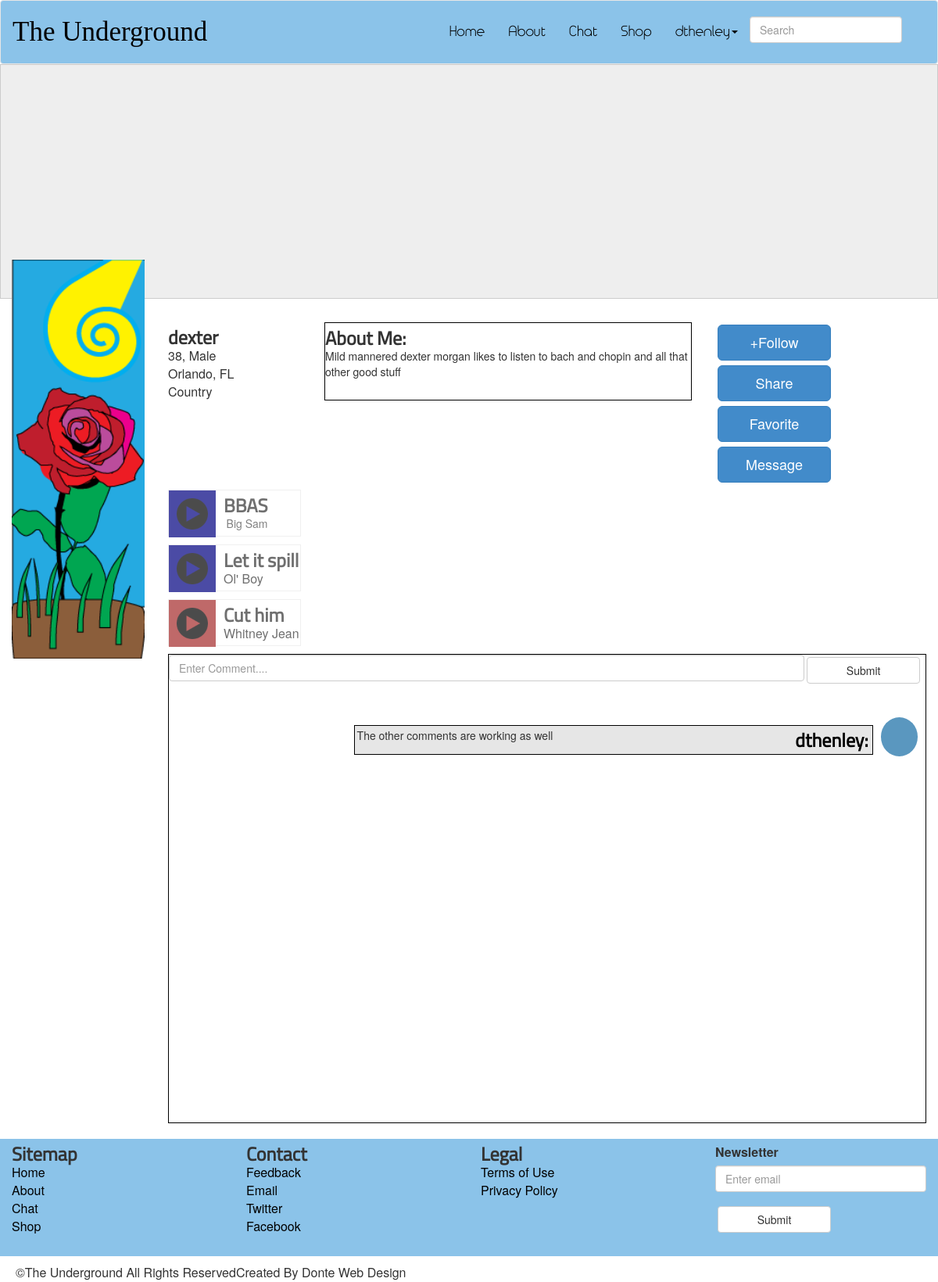
/profile.php?userid=8 (signed in), run on the app's committed database.
### tables this page shows
CREATE TABLE `Users` (
  `userid` int(11) NOT NULL AUTO_INCREMENT,
  `username` varchar(15) NOT NULL,
  `password` varchar(20) NOT NULL,
  `email` varchar(30) NOT NULL,
  `realname` varchar(60) DEFAULT NULL,
  `age` int(3) DEFAULT NULL,
  `sex` varchar(8) DEFAULT NULL,
  `location` varchar(80) DEFAULT NULL,
  `genre` varchar(20) DEFAULT NULL,
  `profileimg` varchar(130) DEFAULT 'images/user.png',
  `signupdate` date DEFAULT NULL,
  `lastonline` date DEFAULT NULL,
  `aboutme` varchar(1040) DEFAULT NULL,
  `acctType` varchar(10) NOT NULL,
  `comment` varchar(5000) DEFAULT NULL,
  `favoriteList` varchar(250) DEFAULT NULL,
  PRIMARY KEY (`userid`),
  UNIQUE KEY `userid` (`userid`)
);

### user_auth.php (called while the page is built, shortened)
<?php
	if(!empty($_GET['userid'])){
		$profileid = $_GET['userid'];
		$sql = "SELECT * FROM users WHERE userid=:userid";
		$query = $db->prepare( $sql );
		$query->execute( array( ':userid'=>$profileid) );
		$results = $query->fetchAll( PDO::FETCH_ASSOC );
		foreach( $results as $row ){
			$profilename = $row[ 'username'];
			$age = $row[ 'age'];
			$sex = $row[ 'sex'];
			$location = $row[ 'location'];
			$genre = $row[ 'genre'];
			$profileimg = $row[ 'profileimg'];
			$aboutme = $row[ 'aboutme'];
			$comment = $row[ 'comment' ];
		}
	}
	$userid = $_SESSION['userid'];
		$sql = "SELECT * FROM users WHERE userid=:userid";
		$query = $db->prepare( $sql );
		$query->execute( array( ':userid'=>$userid) );
		$results = $query->fetchAll( PDO::FETCH_ASSOC );
		foreach( $results as $row ){
			$username = $row[ 'username'];
		}
?>

### profile.php (the view, shortened to what this page needs)
<?php
	include_once 'connect_to_mysql.php';
	include_once 'user_auth.php';
?>
<html>
<html lang="en">
<head>
	<link rel="stylesheet" href="css/normalize.css">
	<link href="css/bootstrap.css" rel="stylesheet">
	<link rel="stylesheet" href="css/site.css">
	<link type="text/css" href="skin/jplayer.blue.monday.css" rel="stylesheet" />
</head>
<body>
<div class="wrapper">
	<?php include_once 'includes/header.php' ?>
		<section>
			 <div class="jumbotron crop about-img">
			 </div>
		</section>
		<section class="clear profile">
			<div class="col-md-2 profile-img">
				<img src=<?php echo($profileimg) ?>>
			</div>
			<div class="col-md-2">
				<ul>
					<li><h2><?php echo($profilename) ?></h2></li>
					<li><?php echo($age) ?>, <?php echo($sex) ?></li>
					<li><?php echo($location) ?></li>
					<li><?php echo($genre) ?></li>
				</ul>
			</div>
			<div class="col-md-5">
				<div class="profile-info">
					<h2>About Me:</h2><p id="profileinfo"><?php echo($aboutme) ?>
					</p>
				</div>
			</div>
			<div class="col-md-3">
				<p>
					<button type="button" class="btn btn-primary btn-lg" id="followButton">+Follow</button>
					<button type="button" class="btn btn-primary btn-lg" id="shareButton">Share</button>
					<button type="button" class="btn btn-primary btn-lg" id="favoriteButton">Favorite</button>
					<button type="button" class="btn btn-primary btn-lg" id="messageButton">Message</button>
				</p>
			</div>
		</section>
		<section>
			<div class="col-md-2 chat-icon profile-music">
				<ol>
					<li id="play_music">
						<div id="jp_container_1">
							<a href="#" class="jp-play"><div class="rap box media"></div></a>
						</div>
						<div class="chat-info">
							<h2>BBAS</h2>
							<p>Big Sam</p>
						</div>
					</li>
					<li id="play_music">
						<div id="jp_container_2">
							<a href="#" class="jp-play"><div class="rap box media"></div></a>
						</div>
						<div class="chat-info">
							<h2>Let it spill</h2>
							Ol' Boy
						</div>
					</li>
					<li id="play_music">
						<div id="jp_container_3">
							<a href="#" class="jp-play"><div class="country box media"></div></a>
						</div>
						<div class="chat-info">
							<h2>Cut him</h2>
							Whitney Jean
						</div>
					</li>
				</ol>
			</div>
			<div class="col-md-10">
				<div class="comments">
					<form role="form" method="POST">
					  <div>
					  	<input type="text" class="form-control comment-text" placeholder="Enter Comment...." name="comment">
					  </div>
					  <button type="submit" class="btn btn-default">Submit</button>
					</form>
					<ul>
						<?php
							echo ($comment);
						?>
					</ul>
				</div>
			</div>
		</section>
		<?php include_once 'includes/footer.php'; ?>
	</div>
</body>
</html>

### includes/header.php (shortened to what this page needs)
<header>
		<nav class="navbar navbar-default header-color" role="navigation">
		  <div class="container-fluid">
		    <div class="navbar-header">
		      <a class="navbar-brand logo" href="index.php">The Underground</a>
		    </div>
		    <div class="collapse navbar-collapse" id="bs-example-navbar-collapse-1">
		      <form class="navbar-form navbar-right" role="search">
		        <div class="form-group">
		          <input type="text" class="form-control" placeholder="Search" id="search">
		        </div>
		      </form>
		      <ul class="nav navbar-nav navbar-right">
		        <li><a href="index.php">Home</a></li>
		        <li><a href="about.php">About</a></li>
		        <li><a href="chat/index.php">Chat</a></li>
		        <li><a href="shop.php">Shop</a></li>
		        <?php
				if (!empty($_SESSION)) {
					echo('<li class="dropdown"><a href="profile.php" class="dropdown-toggle" data-toggle="dropdown">'.$username.'<b class="caret"></b></a>');
					echo<<<MENU
			          <ul class="dropdown-menu">
			          	<li><a href="profile.php">View Profile</a></li>
			            <li><a href="signup.php">Edit Profile</a></li>
			            <li><a href="music_upload.php">Music Upload</a></li>
			            <li><a href="logout.php">Logout</a></li>
			          </ul>
			          </li>
MENU;
				}else{
					echo('<li><a href="index.php">Login</a></li>');
				}
			?>
		      </ul>
		    </div>
		  </div>
		</nav>
	</header>

### css/site.css (style rules this page uses)
body { font: arial; width: 100%; font-size: 16px; }
.navbar-form { margin-top: 20px; }
.navbar-default .navbar-nav > li > a { color: #000; font-family:headerFont; font-size: 18px; margin-top: 15px; margin-bottom: 15px; }
.navbar-default .navbar-brand { color: #000; }
.header,.top-half,.bottom-half,,.subfooter { width: 95%; margin: 0 auto; }
.btn { width: 145px; margin: 3px; }
ol,ul { list-style-type: none; }
header,footer { position: relative; z-index: 100; }
header li { font-size: 28px; }
h2 { font-family:header2Font; font-weight: bold; font-size: 24px; margin-top: 6px; margin-bottom: 0; }
p { font-size: 14px; margin-bottom: 6px; }
a { color: #000; }
.clear { clear: both; }
.crop { float:left; overflow:hidden; border:1px solid #ccc; }
.jumbotron { width: 100%; margin-top: -20px; }
.about-img { height: 300px; }
.profile { height: 180px; }
.profile img { width: 100%; margin-top: -80px; }
.profile ul { padding: 0; }
.profile-info { height: 100px; border: 1px solid #000; overflow: hidden; }
#profileinfo { position: relative; float: left; }
.profile-music ol { padding: 0; }
.profile-img img { max-height: 100%; }
.comments { height: 600px; border: 1px solid #000; overflow: scroll; margin-bottom: 20px; }
.comments ul { padding: 0; margin-top: 40px; margin-left: 10px; margin-right: 10px; }
.comments li { clear: both; }
.comment-text { width: 84%;float: left; }
.artist-icon,.user-icon { background-size: 70%; background-repeat:no-repeat; background-position: center; width: 5%; height: 50px; }
.user-icon { background-color: #5A97BF; background-image: url('../images/user.png'); }
.artist-comment,.user-comment { background-color: #E6E6E6; border: 1px solid #000; overflow: hidden; width: 70%; margin: 10px; padding: 2px; }
.user-comment,.user-icon { float: right; }
.artist-comment h2,p { float: left; }
.user-comment h2,p { float: right; }
.user-comment h2 { width: 20%; text-align: right; margin: 3px; }
.user-comment p { width: 79%; }
.logo { font-size: 35px; font-family:logoFont; margin-top: 15px; margin-bottom: 15px; }
.chat-icon li { height: 60px; width: 100%; border: 1px solid #EAEAEA; margin-bottom: 10px; opacity: .7; float: left; }
.chat-info { height: 60px; margin-left: 10px; float: left; }
.chat-info p { color: #4D4D4D; }
.box { width: 60px; height: 60px; float: left; margin: 0 auto }
.media { width: 60px; background-image: url('../images/play11.png'); background-repeat: no-repeat; background-position: center; background-size: 40px; }
.header-color { background-color:#8BC3E9; }
.hip-hop, .rap { background-color: #000080; }
.country { background-color: #A52A2A; }

### skin/jplayer.blue.monday.css (style rules this page uses)
a.jp-play, a.jp-pause { width:60px; height:60px; margin: 0 auto; }
a.jp-play { background-image: url("https://photos-6.dropbox.com/t/0/AABQv-OHHjx-piVB7e7qOKQ6pHC545rMRGF7zhC7v-endQ/12/145420559/png/2048x1536/3/1400036400/0/2/play.png/RdzNx1h5SSj_3d2PNzZ2EOWm0WwmGkJOQct-7zZTiUQ"); background-position: center; background-size: 40px; background-repeat: no-repeat; }

### data on the page
users: username "dthenley"
users: profileimg (picture), username "dexter", age "38", sex "Male", location "Orlando, FL", genre "Country", aboutme "Mild mannered dexter morgan likes to listen to bach and chopin and all that other good stuff", comment "dthenley: The other comments are working as well"
